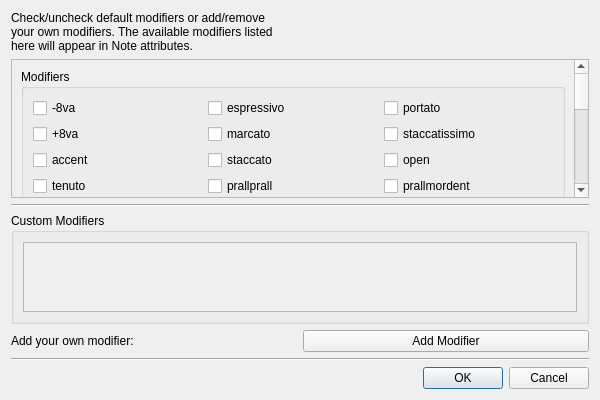
<?xml version="1.0" encoding="UTF-8"?>
<ui version="4.0">
 <class>NoteModifiersConfigurationDialog</class>
 <widget class="QDialog" name="NoteModifiersConfigurationDialog">
  <property name="geometry">
   <rect>
    <x>0</x>
    <y>0</y>
    <width>600</width>
    <height>400</height>
   </rect>
  </property>
  <property name="windowTitle">
   <string>Note Modifiers Configuration</string>
  </property>
  <layout class="QVBoxLayout" name="verticalLayout">
   <item>
    <widget class="QLabel" name="label1">
     <property name="text">
      <string>Check/uncheck default modifiers or add/remove
your own modifiers. The available modifiers listed
here will appear in Note attributes.</string>
     </property>
    </widget>
   </item>
   <item>
    <widget class="QScrollArea" name="scrolledwindow1">
     <property name="widgetResizable">
      <bool>true</bool>
     </property>
     <widget class="QWidget" name="scrollAreaWidgetContents">
      <layout class="QVBoxLayout" name="verticalLayout_2">
       <item>
        <widget class="QGroupBox" name="modifiersGroup">
         <property name="title">
          <string>Modifiers</string>
         </property>
         <layout class="QGridLayout" name="gridLayout">
          <item row="0" column="0">
           <widget class="QCheckBox" name="Minus8vaButton">
            <property name="text">
             <string>-8va</string>
            </property>
           </widget>
          </item>
          <item row="1" column="0">
           <widget class="QCheckBox" name="Plus8vaButton">
            <property name="text">
             <string>+8va</string>
            </property>
           </widget>
          </item>
          <item row="2" column="0">
           <widget class="QCheckBox" name="accentButton">
            <property name="text">
             <string>accent</string>
            </property>
           </widget>
          </item>
          <item row="0" column="1">
           <widget class="QCheckBox" name="espressivoButton">
            <property name="text">
             <string>espressivo</string>
            </property>
           </widget>
          </item>
          <item row="1" column="1">
           <widget class="QCheckBox" name="marcatoButton">
            <property name="text">
             <string>marcato</string>
            </property>
           </widget>
          </item>
          <item row="2" column="1">
           <widget class="QCheckBox" name="staccatoButton">
            <property name="text">
             <string>staccato</string>
            </property>
           </widget>
          </item>
          <item row="0" column="2">
           <widget class="QCheckBox" name="portatoButton">
            <property name="text">
             <string>portato</string>
            </property>
           </widget>
          </item>
          <item row="1" column="2">
           <widget class="QCheckBox" name="staccatissimoButton">
            <property name="text">
             <string>staccatissimo</string>
            </property>
           </widget>
          </item>
          <item row="2" column="2">
           <widget class="QCheckBox" name="OpenButton">
            <property name="text">
             <string>open</string>
            </property>
           </widget>
          </item>
          <item row="3" column="0">
           <widget class="QCheckBox" name="tenutoButton">
            <property name="text">
             <string>tenuto</string>
            </property>
           </widget>
          </item>
          <item row="3" column="1">
           <widget class="QCheckBox" name="prallprallButton">
            <property name="text">
             <string>prallprall</string>
            </property>
           </widget>
          </item>
          <item row="3" column="2">
           <widget class="QCheckBox" name="prallmordentButton">
            <property name="text">
             <string>prallmordent</string>
            </property>
           </widget>
          </item>
          <item row="4" column="0">
           <widget class="QCheckBox" name="pralldownButton">
            <property name="text">
             <string>pralldown</string>
            </property>
           </widget>
          </item>
          <item row="4" column="1">
           <widget class="QCheckBox" name="downprallButton">
            <property name="text">
             <string>downprall</string>
            </property>
           </widget>
          </item>
          <item row="4" column="2">
           <widget class="QCheckBox" name="mordentButton">
            <property name="text">
             <string>mordent</string>
            </property>
           </widget>
          </item>
          <item row="5" column="0">
           <widget class="QCheckBox" name="prallupButton">
            <property name="text">
             <string>prallup</string>
            </property>
           </widget>
          </item>
          <item row="5" column="1">
           <widget class="QCheckBox" name="upprallButton">
            <property name="text">
             <string>upprall</string>
            </property>
           </widget>
          </item>
          <item row="5" column="2">
           <widget class="QCheckBox" name="upmordentButton">
            <property name="text">
             <string>upmordent</string>
            </property>
           </widget>
          </item>
          <item row="6" column="0">
           <widget class="QCheckBox" name="prallButton">
            <property name="text">
             <string>prall</string>
            </property>
           </widget>
          </item>
          <item row="6" column="1">
           <widget class="QCheckBox" name="lineprallButton">
            <property name="text">
             <string>lineprall</string>
            </property>
           </widget>
          </item>
          <item row="6" column="2">
           <widget class="QCheckBox" name="nullButton">
            <property name="text">
             <string>null</string>
            </property>
           </widget>
          </item>
          <item row="7" column="0">
           <widget class="QCheckBox" name="downmordentButton">
            <property name="text">
             <string>downmordent</string>
            </property>
           </widget>
          </item>
          <item row="7" column="1">
           <widget class="QCheckBox" name="trillButton">
            <property name="text">
             <string>trill</string>
            </property>
           </widget>
          </item>
          <item row="7" column="2">
           <widget class="QCheckBox" name="turnButton">
            <property name="text">
             <string>turn</string>
            </property>
           </widget>
          </item>
          <item row="8" column="0">
           <widget class="QCheckBox" name="reverseturnButton">
            <property name="text">
             <string>reverseturn</string>
            </property>
           </widget>
          </item>
          <item row="8" column="1">
           <widget class="QCheckBox" name="shortfermataButton">
            <property name="text">
             <string>shortfermata</string>
            </property>
           </widget>
          </item>
          <item row="8" column="2">
           <widget class="QCheckBox" name="fermataButton">
            <property name="text">
             <string>fermata</string>
            </property>
           </widget>
          </item>
          <item row="9" column="0">
           <widget class="QCheckBox" name="longfermataButton">
            <property name="text">
             <string>longfermata</string>
            </property>
           </widget>
          </item>
          <item row="9" column="1">
           <widget class="QCheckBox" name="verylongfermataButton">
            <property name="text">
             <string>verylongfermata</string>
            </property>
           </widget>
          </item>
          <item row="9" column="2">
           <widget class="QCheckBox" name="upbowButton">
            <property name="text">
             <string>upbow</string>
            </property>
           </widget>
          </item>
          <item row="10" column="0">
           <widget class="QCheckBox" name="downbowButton">
            <property name="text">
             <string>downbow</string>
            </property>
           </widget>
          </item>
          <item row="10" column="1">
           <widget class="QCheckBox" name="flageoletButton">
            <property name="text">
             <string>flageolet</string>
            </property>
           </widget>
          </item>
          <item row="10" column="2">
           <widget class="QCheckBox" name="halfopenButton">
            <property name="text">
             <string>halfopen</string>
            </property>
           </widget>
          </item>
          <item row="11" column="0">
           <widget class="QCheckBox" name="lheelButton">
            <property name="text">
             <string>lheel</string>
            </property>
           </widget>
          </item>
          <item row="11" column="1">
           <widget class="QCheckBox" name="rheelButton">
            <property name="text">
             <string>rheel</string>
            </property>
           </widget>
          </item>
          <item row="11" column="2">
           <widget class="QCheckBox" name="ltoeButton">
            <property name="text">
             <string>ltoe</string>
            </property>
           </widget>
          </item>
          <item row="12" column="0">
           <widget class="QCheckBox" name="rtoeButton">
            <property name="text">
             <string>rtoe</string>
            </property>
           </widget>
          </item>
          <item row="12" column="1">
           <widget class="QCheckBox" name="snappizzicatoButton">
            <property name="text">
             <string>snappizzicato</string>
            </property>
           </widget>
          </item>
          <item row="12" column="2">
           <widget class="QCheckBox" name="stoppedButton">
            <property name="text">
             <string>stopped</string>
            </property>
           </widget>
          </item>
          <item row="13" column="0">
           <widget class="QCheckBox" name="segnoButton">
            <property name="text">
             <string>segno</string>
            </property>
           </widget>
          </item>
          <item row="13" column="1">
           <widget class="QCheckBox" name="codaButton">
            <property name="text">
             <string>coda</string>
            </property>
           </widget>
          </item>
          <item row="13" column="2">
           <widget class="QCheckBox" name="varcodaButton">
            <property name="text">
             <string>varcoda</string>
            </property>
           </widget>
          </item>
         </layout>
        </widget>
       </item>
      </layout>
     </widget>
    </widget>
   </item>
   <item>
    <widget class="QFrame" name="hseparator1">
     <property name="frameShape">
      <enum>QFrame::HLine</enum>
     </property>
     <property name="frameShadow">
      <enum>QFrame::Sunken</enum>
     </property>
    </widget>
   </item>
   <item>
    <widget class="QGroupBox" name="CustomModifiersGroup">
     <property name="title">
      <string>Custom Modifiers</string>
     </property>
     <layout class="QVBoxLayout" name="verticalLayout_3">
      <item>
       <widget class="QScrollArea" name="customModifiersScrollArea">
        <property name="widgetResizable">
         <bool>true</bool>
        </property>
        <widget class="QWidget" name="customModifiersWidget">
         <layout class="QVBoxLayout" name="customModifiersLayout"/>
        </widget>
       </widget>
      </item>
     </layout>
    </widget>
   </item>
   <item>
    <layout class="QHBoxLayout" name="hbox1">
     <item>
      <widget class="QLabel" name="label2">
       <property name="text">
        <string>Add your own modifier:</string>
       </property>
      </widget>
     </item>
     <item>
      <widget class="QPushButton" name="AddModifierButton">
       <property name="text">
        <string>Add Modifier</string>
       </property>
      </widget>
     </item>
    </layout>
   </item>
   <item>
    <widget class="QFrame" name="hseparator2">
     <property name="frameShape">
      <enum>QFrame::HLine</enum>
     </property>
     <property name="frameShadow">
      <enum>QFrame::Sunken</enum>
     </property>
    </widget>
   </item>
   <item>
    <widget class="QDialogButtonBox" name="buttonBox">
     <property name="orientation">
      <enum>Qt::Horizontal</enum>
     </property>
     <property name="standardButtons">
      <set>QDialogButtonBox::Cancel|QDialogButtonBox::Ok</set>
     </property>
    </widget>
   </item>
  </layout>
 </widget>
 <resources/>
 <connections>
  <connection>
   <sender>buttonBox</sender>
   <signal>accepted()</signal>
   <receiver>NoteModifiersConfigurationDialog</receiver>
   <slot>accept()</slot>
   <hints>
    <hint type="sourcelabel">
     <x>248</x>
     <y>254</y>
    </hint>
    <hint type="destinationlabel">
     <x>157</x>
     <y>274</y>
    </hint>
   </hints>
  </connection>
  <connection>
   <sender>buttonBox</sender>
   <signal>rejected()</signal>
   <receiver>NoteModifiersConfigurationDialog</receiver>
   <slot>reject()</slot>
   <hints>
    <hint type="sourcelabel">
     <x>316</x>
     <y>260</y>
    </hint>
    <hint type="destinationlabel">
     <x>286</x>
     <y>274</y>
    </hint>
   </hints>
  </connection>
 </connections>
</ui> 
